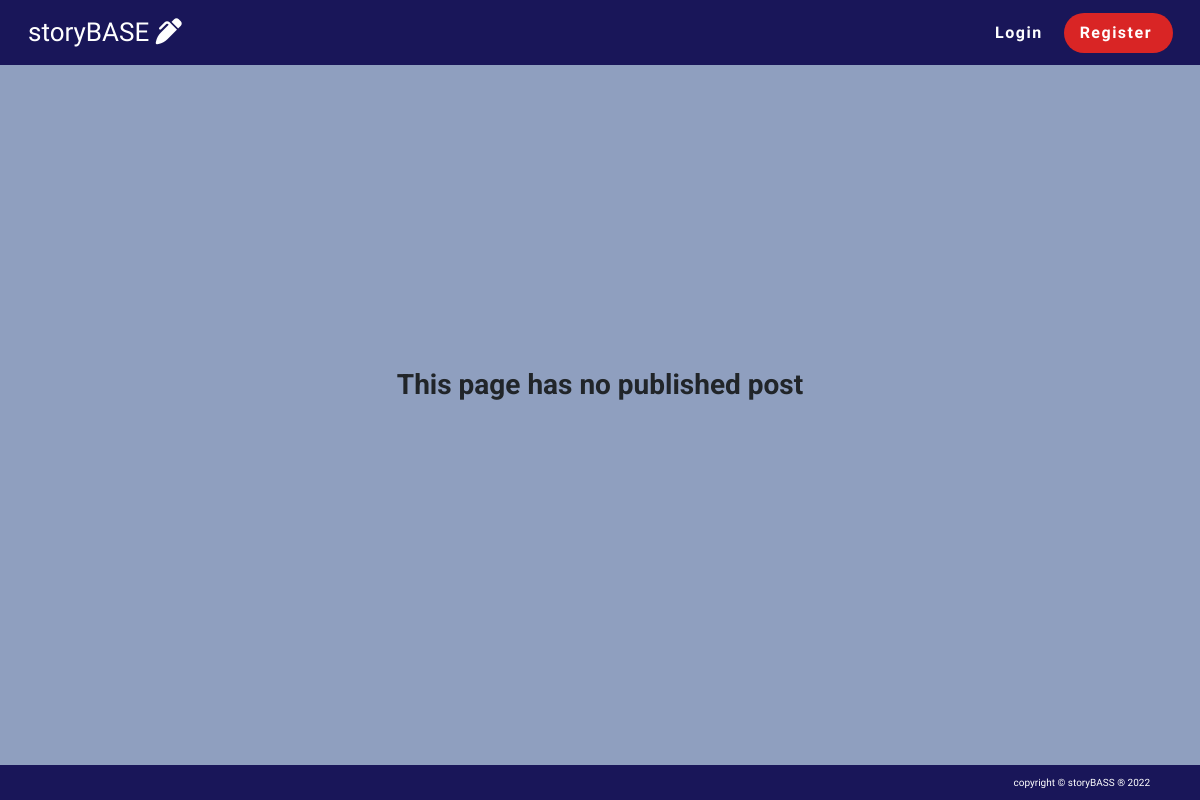
The app's page /category/1/, older data.
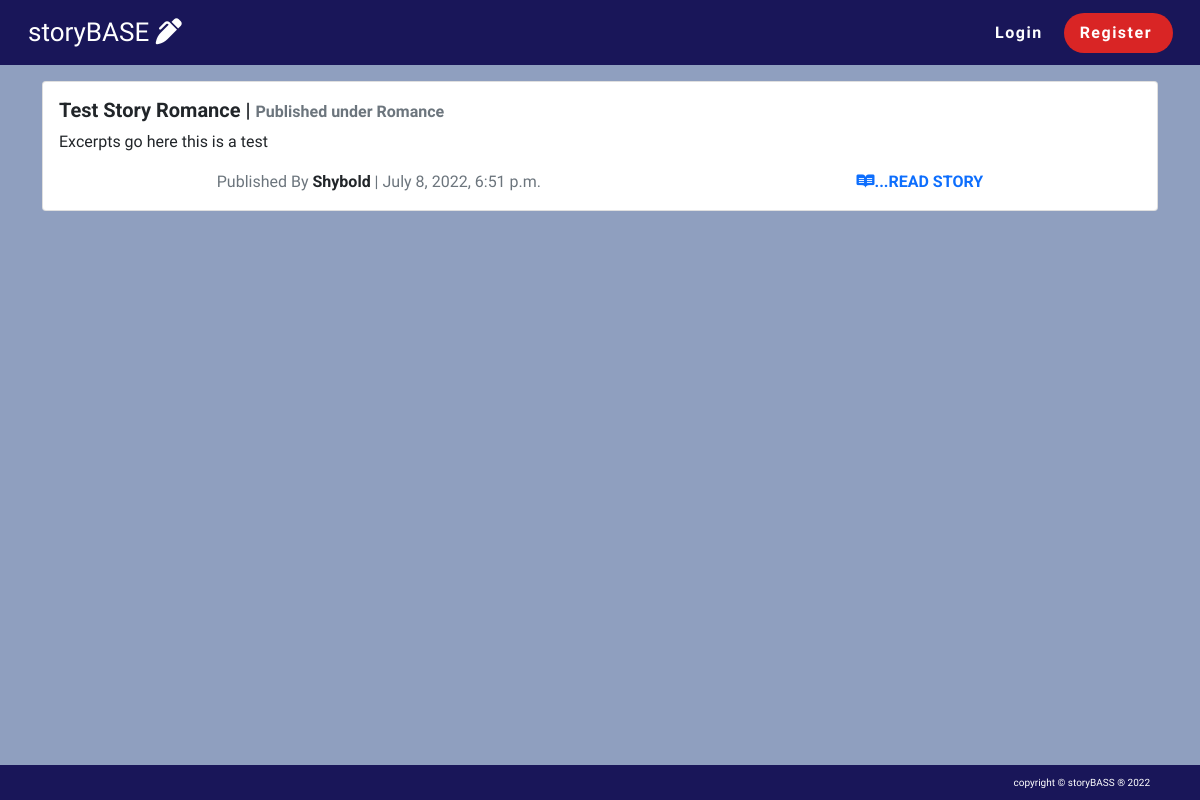
The same page, newer data.
### novella/models.py (models this page shows, shortened)
class Post(models.Model):
    title = models.CharField(max_length=30, unique=True)
    slug = models.SlugField(max_length=30, unique=True)
    author = models.ForeignKey(
        User, on_delete=models.CASCADE)
    updated_on = models.DateTimeField(auto_now=True)
    category = models.ForeignKey(
        Category, on_delete=models.CASCADE, related_name='post')
    content = models.TextField()
    featured_image = CloudinaryField('image', default='placeholder')
    excerpt = models.TextField(blank=True)
    created_on = models.DateTimeField(auto_now_add=True)
    status = models.IntegerField(choices=STATUS, default=0)
    likes = models.ManyToManyField(
        User, related_name='story_likes', blank=True
        )
    dislikes = models.ManyToManyField(
        User, related_name='story_dislikes', blank=True
        )
    class Meta:
        ordering = ["-created_on"]

class Category(models.Model):
    name = models.CharField(max_length=30)
    describe = models.TextField(max_length=200, default='category text')
    cat_image = CloudinaryField('image', default='category_placeholder')
    def __str__(self):
        return self.name

### novella/views.py (the view)
# urls.py: path('category/<str:category>/', views.category_view, name='category'),
def category_view(request, category):
    post_cat = Post.objects.filter(category=category)
    return render(request, 'story/category.html', {
        'category': category,
        'post_cat': post_cat
        })

### templates/story/category.html (shortened to what this page needs)
{% extends "story/base.html" %}
{% block content %}
<div class="container">
  {% if post_cat %}
{% for post in post_cat %}
  <div class="card mb-3 mt-3">
    <div class="row g-0">
      <div class="col-md-12">
        <div class="card-body">
          <h5 class="card-title bd-font">
            {{ post.title }} | <span class="text-muted fs-6">Published under {{ post.category }}</span>
          </h5>
            <p class="card-text"> {{ post.excerpt }}</p>
            <div class="d-flex justify-content-around text-muted mt-3">
              <p>Published By <b class="text-dark bd-font">{{ post.author }}</b> | {{ post.created_on }}</p>
              <a href="{% url 'view_post' post.slug %}" class="text-decoration-none bd-font"><i class="fab fa-readme"></i>...READ STORY</a>
            </div>
        </div>
      </div>
    </div>
  </div>
  {% endfor %}
{% else %}
<div class="container-fluid d-flex justify-content-center align-items-center" style="height: 80vh;">
  <p class="bd-font fs-3">This page has no published post</p>
</div>
{% endif %}
</div>
{% endblock %}

### templates/story/base.html (shortened to what this page needs)
{% load static %}
<!DOCTYPE html>
<html lang="en">
<head>
  <link href="https://cdn.jsdelivr.net/npm/bootstrap@5.1.3/dist/css/bootstrap.min.css" rel="stylesheet"
>
  <link rel="stylesheet" href="{% static 'css/style.css' %}">
</head>
<body>
  <nav class="navbar" id="nav-bar">
    <div class="container-fluid">
      <a class="navbar-brand" href="{% url 'home' %}">
        <span class="logo1">story</span><span class="logo2">BASE </span><i class="fas fa-pen-alt"></i>
      </a>
      <ul class="nav justify-content-end d-none d-md-flex">
        {% if user.is_authenticated %}
          {% if user.id %}
              <li class="nav-item dropdown">
                <a class="nav-link dropdown-toggle" href="#" id="navbarDarkDropdownMenuLink" role="button"
                  data-bs-toggle="dropdown" aria-expanded="false">{{ user.username }}</a>
                <ul class="dropdown-menu dropdown-menu-dark dropdown-menu-end" aria-labelledby="navbarDarkDropdownMenuLink">
                  <li><a class="dropdown-item" href="{% url 'profile' %}">Profile</a></li>
                  <li><a class="dropdown-item" href="{% url 'add_story' %}">Submit Story</a></li>
                  <hr>
                  <li><a class="dropdown-item" href="{% url 'account_logout' %}">Logout</a></li>
                </ul>
              </li>
          {% endif %}
        {% else %}
        <li class="nav-item">
          <a class="nav-link" href="{% url 'account_login' %}">Login</a>
        </li>
        <li class="nav-item call-to-atn">
          <a class="nav-link" href="{% url 'account_signup' %}">Register</a>
        </li>
        {% endif %}
      </ul>
    </div>
  </nav>
  {% block content %}{% endblock content %}
  <footer class="copyright padding">
    <p id="copyright-text">copyright &#169; <span class="logo1">story</span><span class="logo2">BASS</span> &reg;
      <span id="copy-right"></span>
    </p>
  </footer>
</body>
</html>

### static/css/style.css (style rules this page uses)
:root { --dark-blue: #191659; --powder-blue: #8F9FBF; --blue: #023059; --white: #fff; --red: #D92525; --red-react: #BA0B2B; --red-soft: #D6005D; --grey: #445261; --light-grey: #ccc; --black: #000; }
* { margin: 0; padding: 0; box-sizing: border-box; font-family: 'Exo', sans-serif; }
body { background-color: var(--powder-blue); }
.bd-font { font-weight: bold; font-family: 'Roboto', sans-serif; }
p { margin: 0; }
.nav { margin-right: 15px; }
.navbar { background-color: var(--dark-blue); }
.navbar-brand { margin-left: 1rem; margin-right: 0; font-size: 26px; color: var(--white); }
.logo1 { font-family: 'Ceviche One', cursive; }
.logo2 { font-family: 'Bevan', cursive; }
.nav-link { color: var(--white); font-weight: bold; letter-spacing: 1.5px; margin-right: 5px; }
.call-to-atn { background-color: var(--red); border-radius: 20px; }
.padding { padding: 10px; }
.copyright { position: fixed; width: 100%; bottom: 0; z-index: -555; font-size: 10px; background-color: var(--dark-blue); text-align: end; color: var(--white); }
#copyright-text { margin-right: 40px; }

Row changes from the older to the newer data that the page shows:
added Post: title "Test Story Romance", category "Romance", excerpt "Excerpts go here this is a test", author "Shybold", created_on "July 8, 2022, 6:51 p.m."
Text that changed along with them:
text no longer shown: "This page has no published post"
